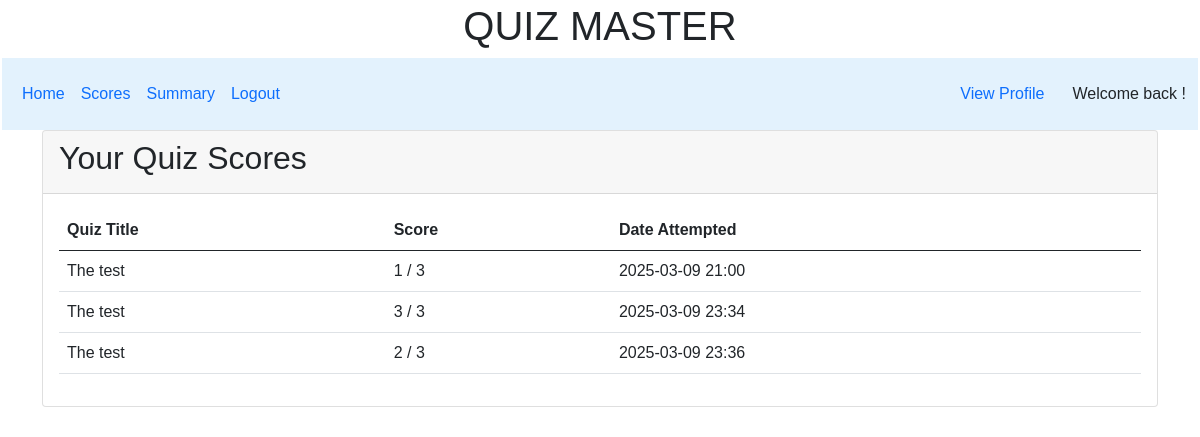
The app's page /scores/2 with its own data.
### controllers/model.py (models this page shows, shortened)
class QuizResult(db.Model):
    __tablename__ = 'QuizResult'
    id = db.Column(db.Integer, primary_key=True)
    user_id = db.Column(db.Integer, db.ForeignKey('user_info.id'), nullable=False)
    quiz_id = db.Column(db.Integer, db.ForeignKey('Quiz.id'), nullable=False)
    score = db.Column(db.Integer, default=0)
    date_taken = db.Column(db.DateTime, default=datetime.utcnow)
    time_taken = db.Column(db.Integer, nullable=False)
    quiz = db.relationship('Quiz', backref='quiz_results')

class Quiz(db.Model):
    __tablename__ = 'Quiz'
    id = db.Column(db.Integer, primary_key=True)
    chapter_id = db.Column(db.Integer, db.ForeignKey('chapter.id'), nullable=False)
    title = db.Column(db.String, nullable=False)
    description= db.Column(db.String, nullable=True)
    deadline = db.Column(db.DateTime, nullable=False)
    totalNoQues = db.Column(db.Integer, default=0)
    totalMarks = db.Column(db.Integer, default=0)
    passingMarks = db.Column(db.Integer, default=0)
    duration = db.Column(db.Integer, nullable=True)
    questions = db.relationship('Question', back_populates='quiz',cascade="all, delete-orphan")

### controllers/controller.py (the view)
@app.route("/scores/<int:user_id>")
def scores(user_id):
    user_results = QuizResult.query.filter_by(user_id=user_id).all()
    user_info = User_Info.query.filter_by(id=user_id).first()
    return render_template("scores.html", user_results=user_results, user_info=user_info)

### templates/scores.html
{% extends "user_layout.html" %}
{% block content %}
<div class="container">
    <div class="card">
        <div class="card-header">
            <h2>Your Quiz Scores</h2>
        </div>
        <div class="card-body">
            <table class="table">
                <thead>
                    <tr>
                        <th>Quiz Title</th>
                        <th>Score</th>
                        <th>Date Attempted</th>
                    </tr>
                </thead>
                <tbody>
                    {% for result in user_results %}
                    <tr>
                        <td>{{ result.quiz.title }}</td>
                        <td>{{ result.score }} / {{ result.quiz.totalMarks }}</td>
                        <td>{{ result.date_taken.strftime('%Y-%m-%d %H:%M') }}</td>
                    </tr>
                    {% endfor %}
                </tbody>
            </table>
        </div>
    </div>
</div>
{% endblock %}

### static/style.css (style rules this page uses)
* { margin: 0px; padding: 0px; box-sizing: border-box; font-family: Arial, Helvetica, sans-serif; }

### records on screen
QuizResult: quiz "The test", score "1", quiz.totalMarks "3", date_taken "2025-03-09 21:00"
QuizResult: quiz "The test", score "3", quiz.totalMarks "3", date_taken "2025-03-09 23:34"
QuizResult: quiz "The test", score "2", quiz.totalMarks "3", date_taken "2025-03-09 23:36"
